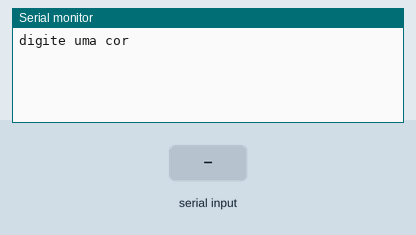
A sketch run on a simulated Arduino Uno, built with avr-gcc and run on an emulated ATmega328P. Parts: the last lines printed to the serial monitor. The test bench sets the inputs (shaded band).

Above: at 1.2 s.
1.3 s: "vermelho" received over Serial
At 3.0 s:
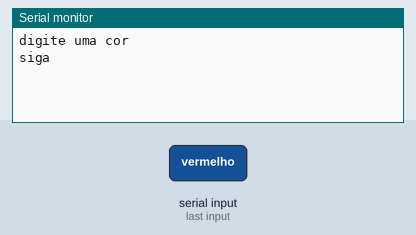
3.8 s: "1" received over Serial
At 6.5 s:
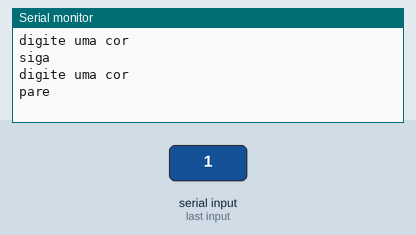

The sketch:

_ex_021.ino
```cpp
// C++ code
//variedade

String cor = "";

void setup()
{
  Serial.begin(9600);
}

void loop()
{
  Serial.println("digite uma cor");
  while (!Serial.available());
  cor = Serial.readString();

  if (cor == "vermelho") {//se retornar verdadeiro - losango sim
    Serial.println("siga");
  } else {//falso - losango não
    Serial.println("pare");
}

  delay(2000);
}
```

Measured:
- after the input at 1.3 s, the serial monitor: prints a new line after 1.0 s (image 1)
- after the input at 3.8 s, the serial monitor: prints a new line after 1.5 s (image 2)
